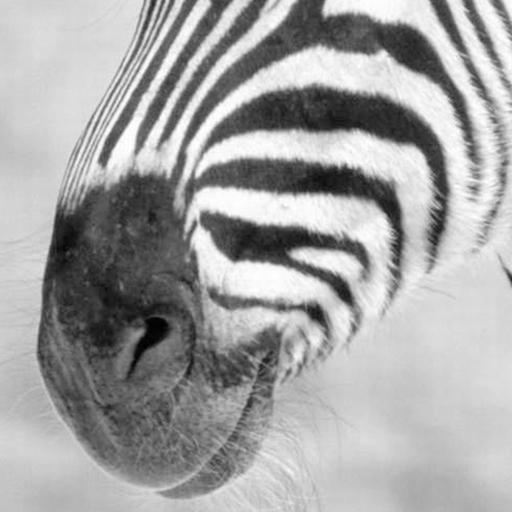
%> input picture 1_LinearFilters/zebra.png, 512 x 512 px
$ octave main.m   (GNU Octave 9; MATLAB toolbox functions it lacks are replaced by stand-ins)
%> lines starting %> are read from the running program, lines starting %| are printed output that depends on the picture; in (x1, y1, x2, y2) boxes, pixels count from 0 and x2, y2 are one past the last pixel; in counts of white or black regions, pixels touching at a corner belong together; the program's own positions count from 1
### 1_LinearFilters/gaussianConv.m
function imOut = gaussianConv(image, sigma_x, sigma_y)

u = gaussian(sigma_x);
v = gaussian(sigma_y);

imOut = conv2(u, v, image, 'same');

end

### 2_Harris_SIFT/gradMag.m
function [Ix, Iy] = gradMag(image, sigma)

G = gaussian(sigma);

% [8 lines of commented-out code are left out]

Ix = conv2(image, gaussianDer(G, sigma), 'same');
Iy = conv2(image, gaussianDer(G, sigma)', 'same');

end

### 2_Harris_SIFT/imageDerivatives.m
function F = imageDerivatives(image, sigma, type)

G = gaussian(sigma);

if type == 'x'
    F = conv2(image, gaussianDer(G, sigma), 'same');
elseif type == 'y'
    F = conv2(image, gaussianDer(G, sigma)', 'same');
elseif type == 'xx'
    F = conv2(image, gaussianDerDer(G, sigma), 'same');
elseif type == 'yy'
    F = conv2(image, gaussianDerDer(G, sigma)', 'same');
elseif type == 'xy'
    F = conv2(gaussianDer(G, sigma), gaussianDer(G, sigma), image, 'same');
elseif type == 'yx'
    F = conv2(gaussianDer(G, sigma), gaussianDer(G, sigma), image, 'same');

end
end

### 1_LinearFilters/gaussian.m
function G = gaussian(sigma)

sz = floor(3*sigma + 0.5);
x = linspace(-3*sigma, 3*sigma, (2*sz+1));

G = 1 / (sigma * sqrt(2*pi)) * exp(-x.*x / (2*sigma*sigma));

G = G/sum(G);

end

### 1_LinearFilters/gaussianDer.m
function Gd = gaussianDer(G, sigma)

sz = floor(3*sigma + 0.5);
x = linspace(-3*sigma, 3*sigma, (2*sz+1));

Gd = -x ./ (sigma*sigma) .* G;

end

### 1_LinearFilters/main.m
% Assignment 1: Linear Filters: Gaussians and Derivatives
% . and Michiel Mollema - 19-02-2018
clc; clear; close all

% Only first layer (all are equal)
image = imread('zebra.png');
%> image is the input picture: size 512x512x3 uint8; mean R, G, B 163.6, 163.6, 163.6
image = image(:,:,1);
%> image: size 512x512 uint8

sigma = 1:6;

% Empty matrices for loops
magnitudeM   = zeros(size(image, 1), size(image, 2), length(sigma));
orientationM = magnitudeM;

figure('Name', 'Difference')

for i = 1:length(sigma)

    % Our blurring
    imOut  = uint8(round(gaussianConv(image, sigma(i), sigma(i))));

    % MATLAB's blurring
    imOut2 = imgaussfilt(image, sigma(i));

    % Difference
    subplot(2, 3, i)
    imshow(imOut2-imOut)
    title(['Difference for \sigma = ' num2str(sigma(i))])

    % Gradients
    [Ix, Iy] = gradMag(image, sigma(i));

    magnitudeM(:,:,i)   = sqrt(Ix.^2 + Iy.^2);
    orientationM(:,:,i) = atan2(Iy, Ix);

end
%> this loop made 6 passes
%> pass 1, `imshow(imOut2-imOut)`:
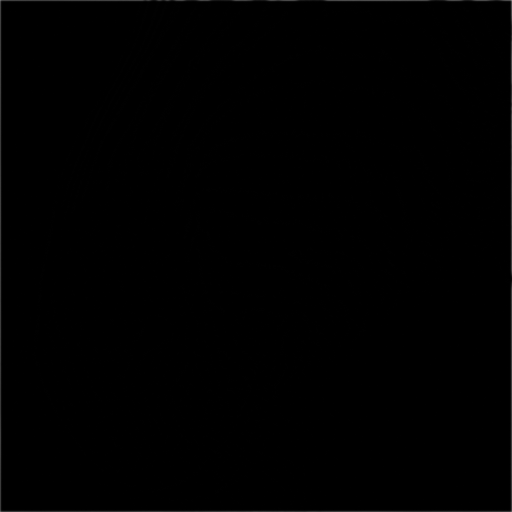
%> displayed picture: size 512x512, on the screen's scale of 0 to 255; min 0, max 127, mean 0.6
%> after the loop:
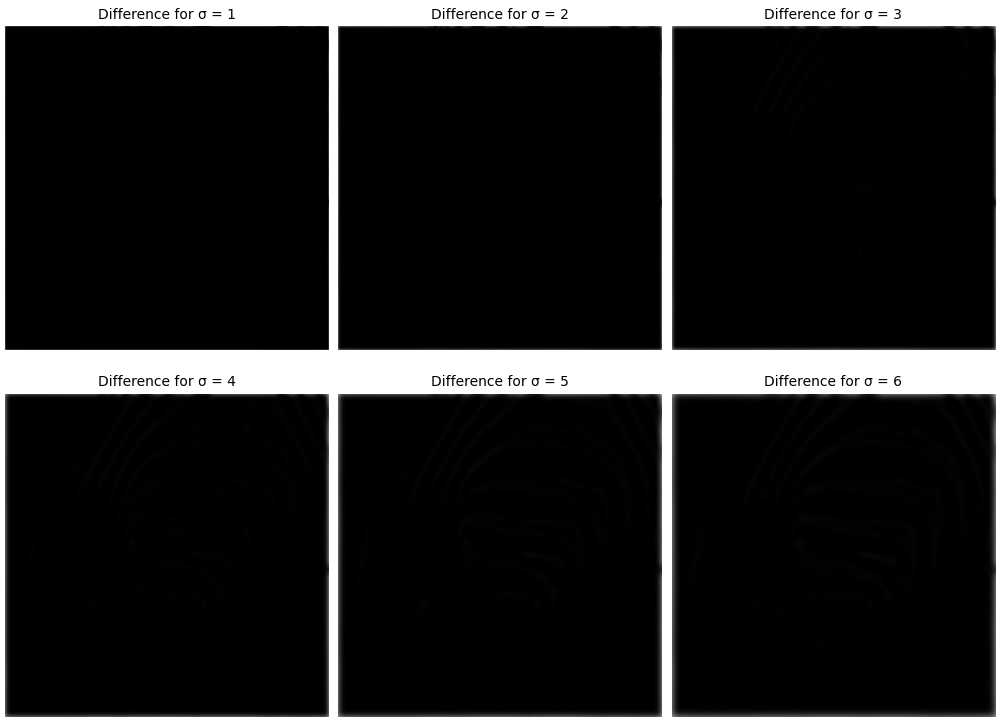
%> figure redrawn from the program's plot data, 6 panels

% Set threshold
threshold = 2.5:0.5:4;

figure('Name', 'Magnitude with Threshold')
for j = 1:length(threshold)

    binary = magnitudeM(:,:,end) > threshold(j);

    subplot(2, 2, j)
    imshow(binary)
    title(['Magnitude, threshold = ' num2str(threshold(j))])

end
%> this loop made 4 passes
%> pass 1, `binary = magnitudeM(:,:,end) > threshold(j);`:
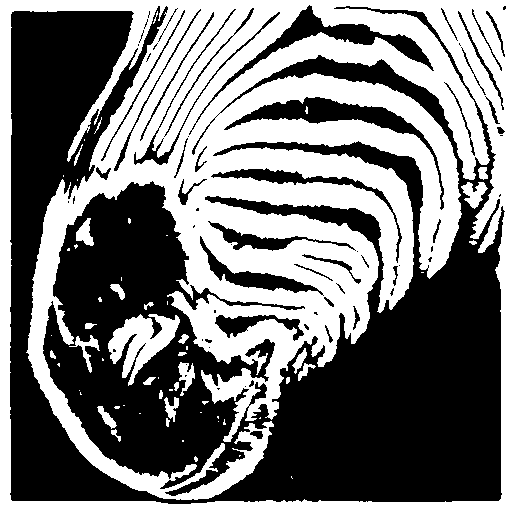
%> binary: size 512x512 logical; 46.6% white; 60 white regions (34 under 20 px), largest, box (x1, y1, x2, y2) and area: (0, 0, 512, 512) 116933, (108, 314, 180, 386) 2406, (461, 182, 488, 209) 385
%> pass 2, `binary = magnitudeM(:,:,end) > threshold(j);`:
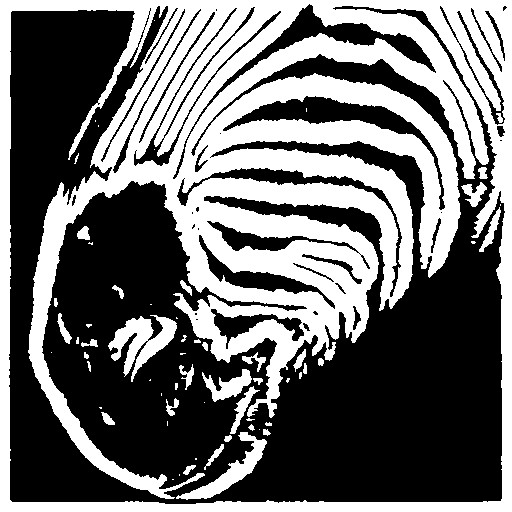
%> binary: size 512x512 logical; 42.4% white; 62 white regions (27 under 20 px), largest, box (x1, y1, x2, y2) and area: (0, 0, 512, 512) 104017, (108, 315, 177, 382) 2000, (176, 432, 267, 500) 1439
%> pass 3, `binary = magnitudeM(:,:,end) > threshold(j);`:
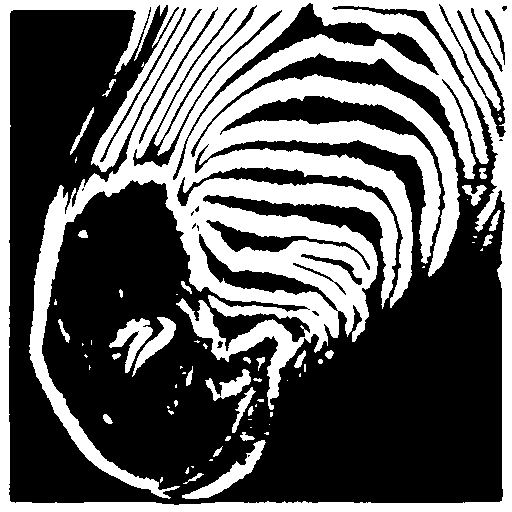
%> binary: size 512x512 logical; 38.8% white; 66 white regions (35 under 20 px), largest, box (x1, y1, x2, y2) and area: (0, 0, 512, 512) 96119, (182, 440, 266, 499) 1102, (109, 318, 153, 373) 897
%> after the loop:
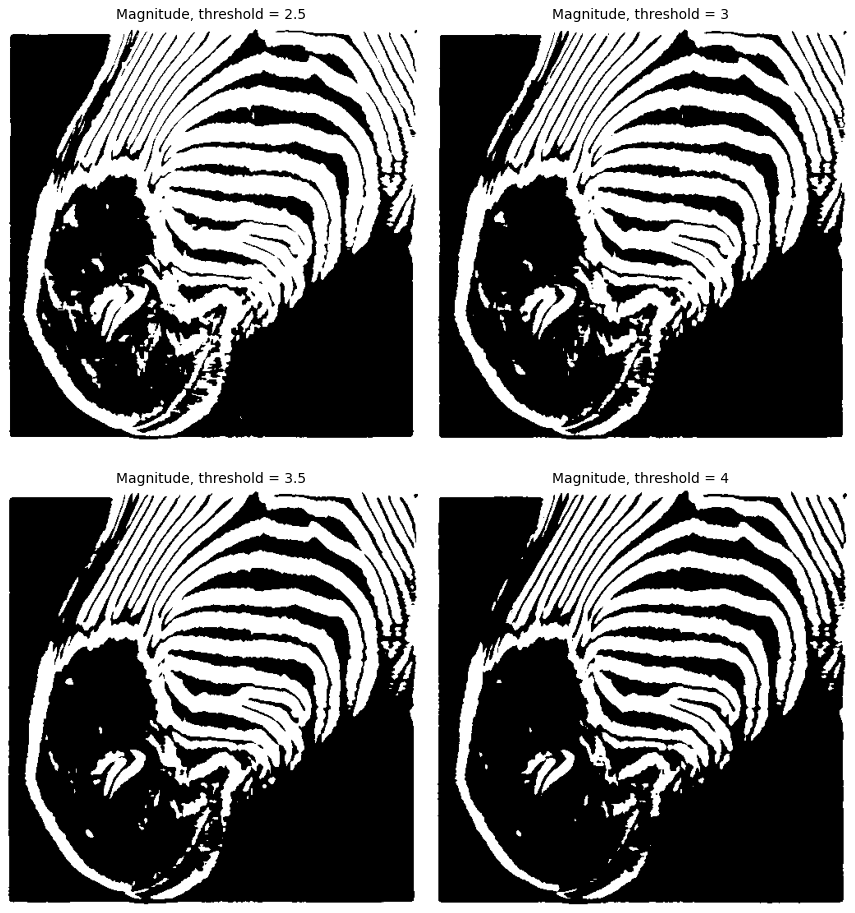
%> figure redrawn from the program's plot data, 4 panels
%> the run ends on the next line

sz = 31;
impulse = zeros(sz);
impulse(ceil(sz/2), ceil(sz/2)) = 255;

sigma = sigma(1);

figure('Name', 'Derivatives')
derivatives = ["x", "y", "xx", "yy", "xy", "yx"];

for k = 1:length(derivatives)

    derIm = imageDerivatives(impulse, sigma, derivatives(k));
